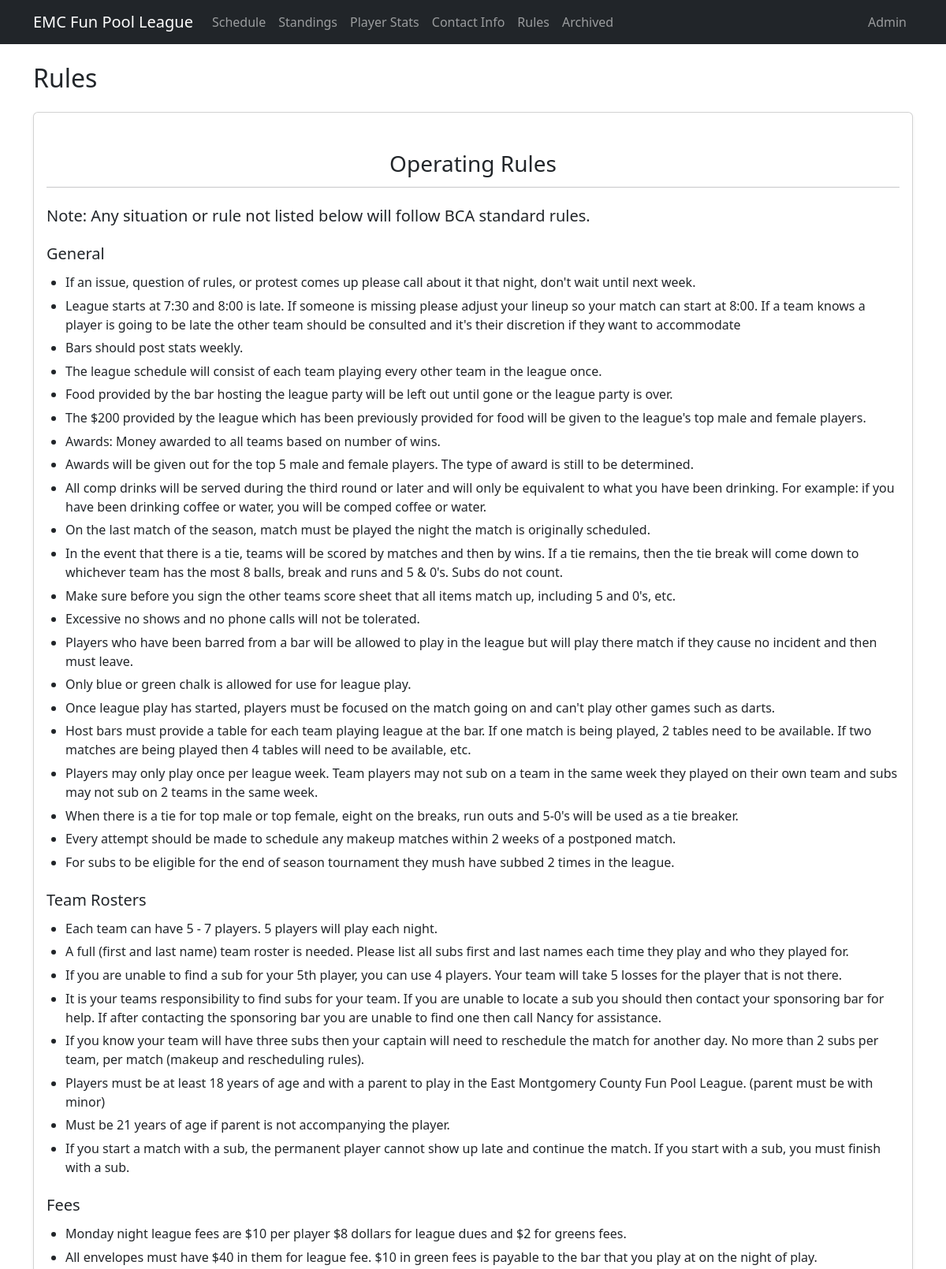
The page /rules/ (signed in, upper part) on the database its author committed.
### core/models.py (models this page shows, shortened)
class League(models.Model):
    class ResultsType(models.TextChoices):
        DARTS = 'darts', 'Darts'
        EIGHT_BALL = '8_ball', '8 Ball League'
        ONE_POCKET = 'one_pocket', 'One Pocket'
    class DayOfWeek(models.TextChoices):
        MONDAY = 'monday', 'Monday'
        TUESDAY = 'tuesday', 'Tuesday'
        WEDNESDAY = 'wednesday', 'Wednesday'
        THURSDAY = 'thursday', 'Thursday'
        FRIDAY = 'friday', 'Friday'
        SATURDAY = 'saturday', 'Saturday'
        SUNDAY = 'sunday', 'Sunday'
    name = models.CharField(max_length=255)
    team_size = models.PositiveIntegerField()
    results_type = models.CharField(
        max_length=20,
        choices=ResultsType.choices,
    )
    day_of_week = models.CharField(
        max_length=10,
        choices=DayOfWeek.choices,
    )
    wide_logo_url = models.URLField(blank=True)
    fee_per_player = models.DecimalField(
        max_digits=6,
        decimal_places=2,
        default=10,
        help_text='Amount charged per player.',
    )
    greens_fee = models.DecimalField(
        max_digits=6,
        decimal_places=2,
        default=2,
        help_text='Portion of fee_per_player paid to the venue.',
    )
    tournament_target = models.DecimalField(
        max_digits=8,
        decimal_places=2,
        default=90,
        help_text='Target amount per team added to the end-of-season tournament.',
    )
    signup_fee = models.DecimalField(
        max_digits=6,
        decimal_places=2,
        default=30,
        help_text='Signup fee charged per team.',
    )

### content/models.py (models this page shows, shortened)
class Rule(models.Model):
    class RuleType(models.TextChoices):
        MAJOR_HEADING = 'major_heading', 'Major Heading'
        MINOR_HEADING = 'minor_heading', 'Minor Heading'
        RULE_ENTRY = 'rule_entry', 'Rule Entry'
    league = models.ForeignKey(
        'core.League',
        on_delete=models.CASCADE,
        related_name='rules',
    )
    text = models.TextField()
    rule_type = models.CharField(
        max_length=20,
        choices=RuleType.choices,
    )
    order = models.PositiveIntegerField()
    class Meta:
        ordering = ['order', 'id']
        constraints = [
            models.UniqueConstraint(
                fields=['league', 'order'],
                name='unique_rule_order_per_league',
            ),
        ]

### core/views.py (the view)
# urls.py: path('rules/', rules, name='rules'),
def rules(request):
    active_league = get_active_league(request)
    raw_rules = Rule.objects.none()
    rule_blocks = []
    if active_league:
        raw_rules = Rule.objects.filter(
            league=active_league,
        ).order_by('order', 'id')
        current_entries = []
        for rule in raw_rules:
            if rule.rule_type == Rule.RuleType.RULE_ENTRY:
                current_entries.append(rule.text)
            else:
                if current_entries:
                    rule_blocks.append({
                        'type': 'rule_entries',
                        'entries': current_entries,
                    })
                    current_entries = []
                rule_blocks.append({
                    'type': rule.rule_type,
                    'text': rule.text,
                })
        if current_entries:
            rule_blocks.append({
                'type': 'rule_entries',
                'entries': current_entries,
            })
    return render(request, 'rules.html', {
        'active_league': active_league,
        'league_name': active_league.name if active_league else 'League Name',
        'rule_blocks': rule_blocks,
    })

### core/views.py (called while the page is built)
def get_active_league(request):
    requested_league_id = request.GET.get('league')
    if requested_league_id:
        request.session['frontend_league_id'] = requested_league_id
    league_id = (
        request.session.get('frontend_league_id')
        or settings.FRONTEND_LEAGUE_ID
    )
    if league_id:
        league = League.objects.filter(pk=league_id).first()
        if league:
            return league
    return League.objects.order_by('name').first()

### core/templates/rules.html (shortened to what this page needs)
{% extends "base.html" %}
{% block content %}
    <div class="mb-4">
        <h1 class="h2 mb-2">Rules</h1>
    </div>
    {% if rule_blocks %}
        <div class="card shadow-sm">
            <div class="card-body">
                {% for block in rule_blocks %}
                    {% if block.type == 'major_heading' %}
                        <div class="rules-major-heading">
                            <h2 class="h3">{{ block.text }}</h2>
                            <hr>
                        </div>
                    {% elif block.type == 'minor_heading' %}
                        <div class="rules-minor-heading">
                            <h3 class="h5 mb-0">{{ block.text }}</h3>
                        </div>
                    {% elif block.type == 'rule_entries' %}
                        <ul class="rules-entry-list">
                            {% for entry in block.entries %}
                                <li>{{ entry }}</li>
                            {% endfor %}
                        </ul>
                    {% endif %}
                {% endfor %}
            </div>
        </div>
    {% else %}
        <div class="card shadow-sm">
            <div class="card-body">
                <p class="text-muted mb-0">No rules available for this league.</p>
            </div>
        </div>
    {% endif %}
{% endblock %}

### core/templates/base.html (shortened to what this page needs)
<!DOCTYPE html>
<html lang="en">
<head>
    <link
        href="https://cdn.jsdelivr.net/npm/bootstrap@5.3.3/dist/css/bootstrap.min.css"
        rel="stylesheet"
    >
</head>
<body>
    <nav class="navbar navbar-expand-lg navbar-dark bg-dark">
        <div class="container">
            {% if active_league.results_type != 'one_pocket' %}
            <a class="navbar-brand" href="/">{{ league_name }}</a>
            {% else %}
            <a class="navbar-brand" href="/"><img src="/static/core/images/bogies.png" alt="One Pocket Logo"></a>
            {% endif %}
            <div class="collapse navbar-collapse" id="mainNavbar">
                <ul class="navbar-nav me-auto mb-2 mb-lg-0">
                    {% if active_league.results_type != 'one_pocket' %}
                    <li class="nav-item">
                        <a class="nav-link" href="/schedule/">Schedule</a>
                    </li>
                    <li class="nav-item">
                        <a class="nav-link" href="/standings/">Standings</a>
                    </li>
                    <li class="nav-item">
                        <a class="nav-link" href="/player-stats/">Player Stats</a>
                    </li>
                    <li class="nav-item">
                        <a class="nav-link" href="/contact-info/">Contact Info</a>
                    </li>
                    <li class="nav-item">
                        <a class="nav-link" href="/rules/">Rules</a>
                    </li>
                    <li class="nav-item">
                        <a class="nav-link" href="/archived-seasons/">Archived</a>
                    </li>
                    {% endif %}
                </ul>
                <ul class="navbar-nav ms-auto">
                    <li class="nav-item">
                        <a class="nav-link" href="/admin/">Admin</a>
                    </li>
                </ul>
            </div>
        </div>
    </nav>
    <main class="container mt-4">
        {% block content %}{% endblock %}
    </main>
<br><br>
</body>
</html>

### core/templates/rules.html (style rules this page uses)
.rules-major-heading { text-align: center; margin: 2rem 0 1rem 0; }
.rules-major-heading h2 { margin-bottom: 0.75rem; }
.rules-major-heading hr { width: 100%; margin: 0; }
.rules-minor-heading { margin: 1.5rem 0 0.75rem 0; }
.rules-entry-list { margin: 0 0 1rem 1.5rem; padding-left: 0; }
.rules-entry-list li { margin-bottom: 0.35rem; }

### rows shown on the page
League: name "EMC Fun Pool League"
Rule: text "Operating Rules", rule_type "major_heading" (drawn)
Rule: text "Note: Any situation or rule not listed below will follow BCA standard rules."
Rule: text "General"
Rule: entries "If an issue, question of rules, or protest comes up please call about it that night, don't wait until next week."
Rule: entries "League starts at 7:30 and 8:00 is late. If someone is missing please adjust your lineup so your match can start at 8:00. If a team knows a player is going to be late the other team should be consulted and it's their discretion if they want to accommodate"
Rule: entries "Bars should post stats weekly."
Rule: entries "The league schedule will consist of each team playing every other team in the league once."
Rule: entries "Food provided by the bar hosting the league party will be left out until gone or the league party is over."
Rule: entries "The $200 provided by the league which has been previously provided for food will be given to the league's top male and female players."
Rule: entries "Awards: Money awarded to all teams based on number of wins."
Rule: entries "Awards will be given out for the top 5 male and female players. The type of award is still to be determined."
Rule: entries "All comp drinks will be served during the third round or later and will only be equivalent to what you have been drinking. For example: if you have been drinking coffee or water, you will be comped coffee or water."
Rule: entries "On the last match of the season, match must be played the night the match is originally scheduled."
Rule: entries "In the event that there is a tie, teams will be scored by matches and then by wins. If a tie remains, then the tie break will come down to whichever team has the most 8 balls, break and runs and 5 & 0's. Subs do not count."
Rule: entries "Make sure before you sign the other teams score sheet that all items match up, including 5 and 0's, etc."
Rule: entries "Excessive no shows and no phone calls will not be tolerated."
Rule: entries "Players who have been barred from a bar will be allowed to play in the league but will play there match if they cause no incident and then must leave."
Rule: entries "Only blue or green chalk is allowed for use for league play."
Rule: entries "Once league play has started, players must be focused on the match going on and can't play other games such as darts."
Rule: entries "Host bars must provide a table for each team playing league at the bar. If one match is being played, 2 tables need to be available. If two matches are being played then 4 tables will need to be available, etc."
Rule: entries "Players may only play once per league week. Team players may not sub on a team in the same week they played on their own team and subs may not sub on 2 teams in the same week."
Rule: entries "When there is a tie for top male or top female, eight on the breaks, run outs and 5-0's will be used as a tie breaker."
Rule: entries "Every attempt should be made to schedule any makeup matches within 2 weeks of a postponed match."
Rule: entries "For subs to be eligible for the end of season tournament they mush have subbed 2 times in the league."
Rule: text "Team Rosters"
Rule: entries "Each team can have 5 - 7 players. 5 players will play each night."
Rule: entries "A full (first and last name) team roster is needed. Please list all subs first and last names each time they play and who they played for."
Rule: entries "If you are unable to find a sub for your 5th player, you can use 4 players. Your team will take 5 losses for the player that is not there."
Rule: entries "It is your teams responsibility to find subs for your team. If you are unable to locate a sub you should then contact your sponsoring bar for help. If after contacting the sponsoring bar you are unable to find one then call Nancy for assistance."
Rule: entries "If you know your team will have three subs then your captain will need to reschedule the match for another day. No more than 2 subs per team, per match (makeup and rescheduling rules)."
Rule: entries "Players must be at least 18 years of age and with a parent to play in the East Montgomery County Fun Pool League. (parent must be with minor)"
Rule: entries "Must be 21 years of age if parent is not accompanying the player."
Rule: entries "If you start a match with a sub, the permanent player cannot show up late and continue the match. If you start with a sub, you must finish with a sub."
Rule: text "Fees"
Rule: entries "Monday night league fees are $10 per player $8 dollars for league dues and $2 for greens fees."
Rule: entries "All envelopes must have $40 in them for league fee. $10 in green fees is payable to the bar that you play at on the night of play."
